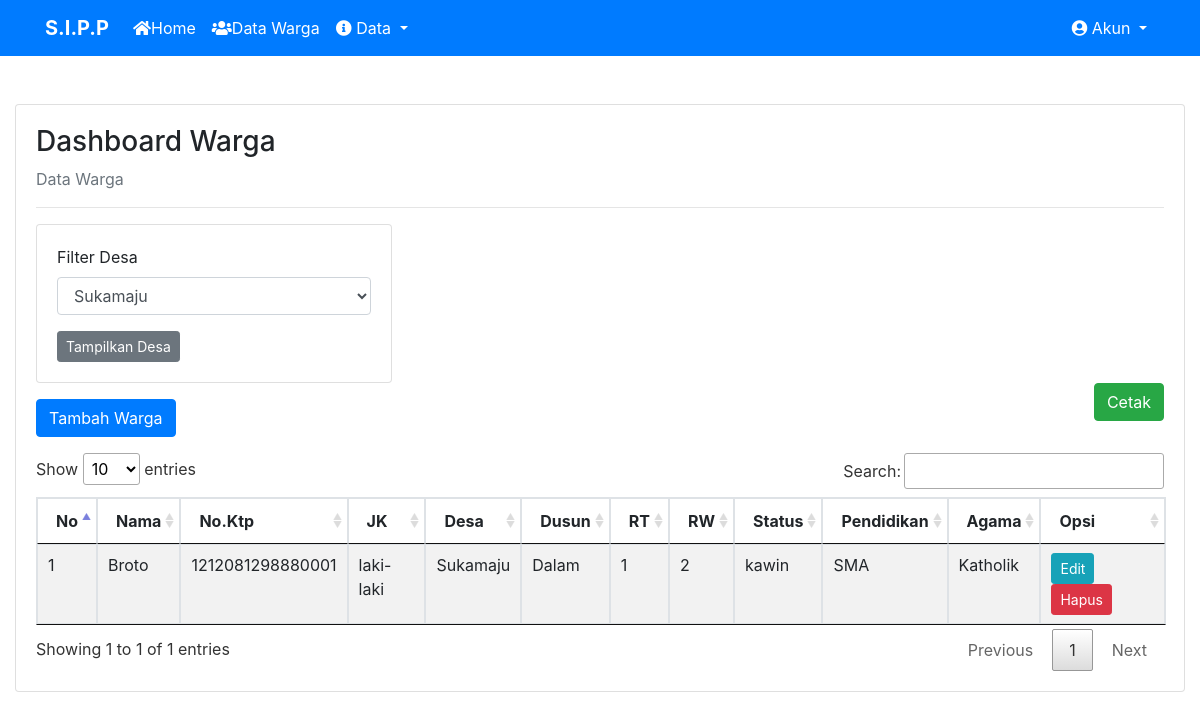
Page /admin/warga_filter.php?desa=1 on the committed database.
### tables this page shows
CREATE TABLE `warga` (
  `warga_id` int(11) NOT NULL,
  `warga_nama` varchar(60) NOT NULL,
  `warga_ktp` bigint(16) NOT NULL,
  `warga_jk` varchar(16) NOT NULL,
  `warga_desa` int(20) NOT NULL,
  `warga_dusun` int(20) NOT NULL,
  `warga_rt` int(5) NOT NULL,
  `warga_rw` int(5) NOT NULL,
  `warga_status` varchar(20) NOT NULL,
  `warga_pendidikan` varchar(20) NOT NULL,
  `warga_agama` varchar(20) NOT NULL
);

CREATE TABLE `desa` (
  `desa_id` int(5) NOT NULL,
  `desa_nama` varchar(30) NOT NULL
);

CREATE TABLE `dusun` (
  `dusun_id` int(5) NOT NULL,
  `dusun_nama` varchar(30) NOT NULL
);

### admin/warga_filter.php (the view, shortened to what this page needs)
<?php
include 'header.php';
?>
<div class="container-fluid">
    <div class="card ">
        <div class="card-body">
            <h3>Dashboard Warga</h3>
            <p class="text-muted">Data Warga</p>
            <hr>
            <div class="row">
                <div class="col-md-4">
                    <div class="card">
                        <div class="card-body">
                            <form action="warga_filter.php" method="get">
                                <div class="form-group">
                                    <label>Filter Desa</label>
                                    <select name="desa" class="form-control" required>
                                        <?php
                                        $id_desa = $_GET['desa'];
                                            $desa = mysqli_query($conn, "SELECT * FROM desa");
                                        while ($pecah = mysqli_fetch_array($desa)) {
                                        ?>
                                        <option <?php if($pecah['desa_id']==$id_desa){echo"selected='selected'";} ?> value="<?php echo $pecah['desa_id']; ?>"> <?php echo $pecah['desa_nama']; ?> </option>
                                        <?php
                                        }
                                        ?>
                                    </select>
                                </div>
                                <input type="submit" value="Tampilkan Desa" class="btn btn-secondary btn-sm">
                            </form>
                        </div>
                    </div>
                </div>
            </div>
            <a class="btn btn-primary bt-sm mt-3 mb-3" href="warga_tambah.php">Tambah Warga</a>
            <a class="btn btn-success bt-sm mb-3 float-right" href="warga_cetak_filter.php?desa=<?php echo $id_desa ;?>" target="_blank" >Cetak</a>
            <table class="table table-bordered table-hover table-striped table-saya">
                <thead>
                    <tr>
                        <th>No</th>
                        <th>Nama</th>
                        <th>No.Ktp</th>
                        <th>JK</th>
                        <th>Desa</th>
                        <th>Dusun</th>
                        <th>RT</th>
                        <th>RW</th>
                        <th>Status</th>
                        <th>Pendidikan</th>
                        <th>Agama</th>
                        <th>Opsi</th>
                    </tr>
                </thead>
                <tbody>
                    <?php
                    $nomor = 1;
                    $desa = $_GET['desa'];
                    $warga = mysqli_query($conn,"SELECT * FROM warga,desa,dusun WHERE warga_desa = desa_id and warga_dusun = dusun_id and warga_desa='$desa'");
                    while($ambil = mysqli_fetch_array($warga)) {
                    ?>
                    <tr>
                        <td><?php echo $nomor++; ?></td>
                        <td><?php echo $ambil['warga_nama']; ?></td>
                        <td><?php echo $ambil['warga_ktp']; ?></td>
                        <td><?php echo $ambil['warga_jk']; ?></td>
                        <td><?php echo $ambil['desa_nama']; ?></td>
                        <td><?php echo $ambil['dusun_nama']; ?></td>
                        <td><?php echo $ambil['warga_rt']; ?></td>
                        <td><?php echo $ambil['warga_rw']; ?></td>
                        <td><?php echo $ambil['warga_status']; ?></td>
                        <td><?php echo $ambil['warga_pendidikan']; ?></td>
                        <td><?php echo $ambil['warga_agama']; ?></td>
                        <td>
                            <a href="warga_edit.php?id=<?php echo $ambil['warga_id']; ?>" class="btn btn-info btn-sm">Edit</a>
                            <a href="warga_hapus.php?id=<?php echo $ambil['warga_id']; ?>" class="btn btn-danger btn-sm">Hapus</a>
                        </td>
                    </tr>
                    <?php
                    }
                    ?>
                </tbody>
            </table>
        </div>
    </div>
</div>
<?php
include 'footer.php';
?>

### rows in the picture
warga: warga_nama "Broto", warga_ktp "1212081298880001", warga_jk "laki-laki", desa.desa_nama "Sukamaju", dusun.dusun_nama "Dalam", warga_rt "1", warga_rw "2", warga_status "kawin", warga_pendidikan "SMA", warga_agama "Katholik"

### other values in the picture
form field desa "Sukamaju"
